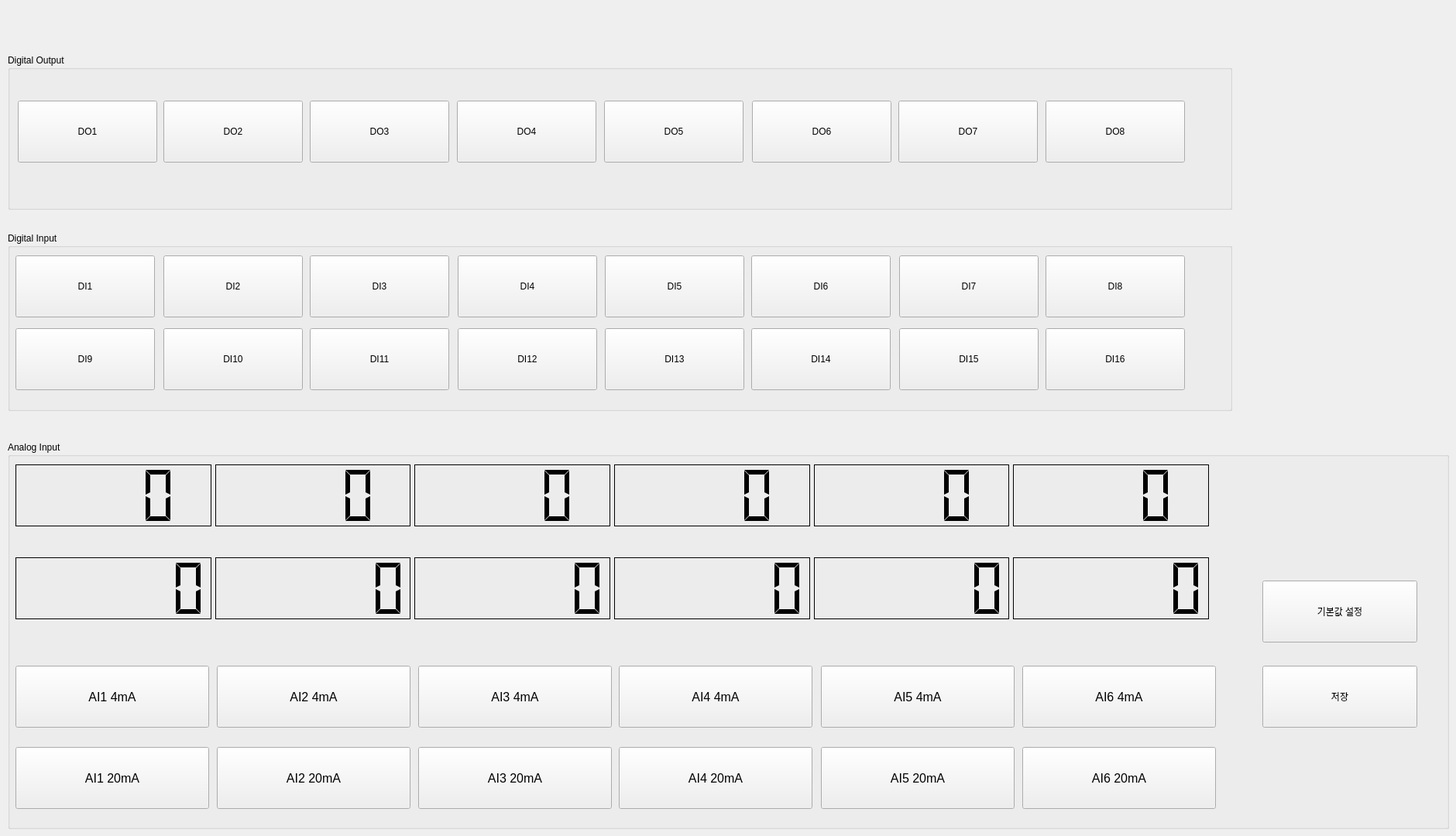
   <widget class="QWidget" name="pageIO_2">
    <widget class="QGroupBox" name="groupBoxDO">
     <property name="geometry">
      <rect>
       <x>10</x>
       <y>70</y>
       <width>1581</width>
       <height>201</height>
      </rect>
     </property>
     <property name="title">
      <string>Digital Output</string>
     </property>
     <widget class="QPushButton" name="do8">
      <property name="geometry">
       <rect>
        <x>1340</x>
        <y>60</y>
        <width>180</width>
        <height>80</height>
       </rect>
      </property>
      <property name="text">
       <string>DO8</string>
      </property>
     </widget>
     <widget class="QPushButton" name="do2">
      <property name="geometry">
       <rect>
        <x>201</x>
        <y>60</y>
        <width>180</width>
        <height>80</height>
       </rect>
      </property>
      <property name="text">
       <string>DO2</string>
      </property>
     </widget>
     <widget class="QPushButton" name="do4">
      <property name="geometry">
       <rect>
        <x>580</x>
        <y>60</y>
        <width>180</width>
        <height>80</height>
       </rect>
      </property>
      <property name="text">
       <string>DO4</string>
      </property>
     </widget>
     <widget class="QPushButton" name="do6">
      <property name="geometry">
       <rect>
        <x>961</x>
        <y>60</y>
        <width>180</width>
        <height>80</height>
       </rect>
      </property>
      <property name="text">
       <string>DO6</string>
      </property>
     </widget>
     <widget class="QPushButton" name="do7">
      <property name="geometry">
       <rect>
        <x>1150</x>
        <y>60</y>
        <width>180</width>
        <height>80</height>
       </rect>
      </property>
      <property name="text">
       <string>DO7</string>
      </property>
     </widget>
     <widget class="QPushButton" name="do1">
      <property name="geometry">
       <rect>
        <x>13</x>
        <y>60</y>
        <width>180</width>
        <height>80</height>
       </rect>
      </property>
      <property name="text">
       <string>DO1</string>
      </property>
     </widget>
     <widget class="QPushButton" name="do3">
      <property name="geometry">
       <rect>
        <x>390</x>
        <y>60</y>
        <width>180</width>
        <height>80</height>
       </rect>
      </property>
      <property name="text">
       <string>DO3</string>
      </property>
     </widget>
     <widget class="QPushButton" name="do5">
      <property name="geometry">
       <rect>
        <x>770</x>
        <y>60</y>
        <width>180</width>
        <height>80</height>
       </rect>
      </property>
      <property name="text">
       <string>DO5</string>
      </property>
     </widget>
    </widget>
    <widget class="QGroupBox" name="groupBoxDI">
     <property name="geometry">
      <rect>
       <x>10</x>
       <y>300</y>
       <width>1581</width>
       <height>231</height>
      </rect>
     </property>
     <property name="title">
      <string>Digital Input</string>
     </property>
     <widget class="QPushButton" name="di9">
      <property name="geometry">
       <rect>
        <x>10</x>
        <y>124</y>
        <width>180</width>
        <height>80</height>
       </rect>
      </property>
      <property name="text">
       <string>DI9</string>
      </property>
     </widget>
     <widget class="QPushButton" name="di10">
      <property name="geometry">
       <rect>
        <x>201</x>
        <y>124</y>
        <width>180</width>
        <height>80</height>
       </rect>
      </property>
      <property name="text">
       <string>DI10</string>
      </property>
     </widget>
     <widget class="QPushButton" name="di16">
      <property name="geometry">
       <rect>
        <x>1340</x>
        <y>124</y>
        <width>180</width>
        <height>80</height>
       </rect>
      </property>
      <property name="text">
       <string>DI16</string>
      </property>
     </widget>
     <widget class="QPushButton" name="di14">
      <property name="geometry">
       <rect>
        <x>960</x>
        <y>124</y>
        <width>180</width>
        <height>80</height>
       </rect>
      </property>
      <property name="text">
       <string>DI14</string>
      </property>
     </widget>
     <widget class="QPushButton" name="di2">
      <property name="geometry">
       <rect>
        <x>201</x>
        <y>30</y>
        <width>180</width>
        <height>80</height>
       </rect>
      </property>
      <property name="text">
       <string>DI2</string>
      </property>
     </widget>
     <widget class="QPushButton" name="di3">
      <property name="geometry">
       <rect>
        <x>390</x>
        <y>30</y>
        <width>180</width>
        <height>80</height>
       </rect>
      </property>
      <property name="text">
       <string>DI3</string>
      </property>
     </widget>
     <widget class="QPushButton" name="di5">
      <property name="geometry">
       <rect>
        <x>771</x>
        <y>30</y>
        <width>180</width>
        <height>80</height>
       </rect>
      </property>
      <property name="text">
       <string>DI5</string>
      </property>
     </widget>
     <widget class="QPushButton" name="di6">
      <property name="geometry">
       <rect>
        <x>960</x>
        <y>30</y>
        <width>180</width>
        <height>80</height>
       </rect>
      </property>
      <property name="text">
       <string>DI6</string>
      </property>
     </widget>
     <widget class="QPushButton" name="di8">
      <property name="geometry">
       <rect>
        <x>1340</x>
        <y>30</y>
        <width>180</width>
        <height>80</height>
       </rect>
      </property>
      <property name="text">
       <string>DI8</string>
      </property>
     </widget>
     <widget class="QPushButton" name="di4">
      <property name="geometry">
       <rect>
        <x>581</x>
        <y>30</y>
        <width>180</width>
        <height>80</height>
       </rect>
      </property>
      <property name="text">
       <string>DI4</string>
      </property>
     </widget>
     <widget class="QPushButton" name="di7">
      <property name="geometry">
       <rect>
        <x>1151</x>
        <y>30</y>
        <width>180</width>
        <height>80</height>
       </rect>
      </property>
      <property name="text">
       <string>DI7</string>
      </property>
     </widget>
     <widget class="QPushButton" name="di15">
      <property name="geometry">
       <rect>
        <x>1151</x>
        <y>124</y>
        <width>180</width>
        <height>80</height>
       </rect>
      </property>
      <property name="text">
       <string>DI15</string>
      </property>
     </widget>
     <widget class="QPushButton" name="di12">
      <property name="geometry">
       <rect>
        <x>581</x>
        <y>124</y>
        <width>180</width>
        <height>80</height>
       </rect>
      </property>
      <property name="text">
       <string>DI12</string>
      </property>
     </widget>
     <widget class="QPushButton" name="di1">
      <property name="geometry">
       <rect>
        <x>10</x>
        <y>30</y>
        <width>180</width>
        <height>80</height>
       </rect>
      </property>
      <property name="text">
       <string>DI1</string>
      </property>
     </widget>
     <widget class="QPushButton" name="di13">
      <property name="geometry">
       <rect>
        <x>771</x>
        <y>124</y>
        <width>180</width>
        <height>80</height>
       </rect>
      </property>
      <property name="text">
       <string>DI13</string>
      </property>
     </widget>
     <widget class="QPushButton" name="di11">
      <property name="geometry">
       <rect>
        <x>390</x>
        <y>124</y>
        <width>180</width>
        <height>80</height>
       </rect>
      </property>
      <property name="text">
       <string>DI11</string>
      </property>
     </widget>
    </widget>
    <widget class="QGroupBox" name="groupBoxAI">
     <property name="geometry">
      <rect>
       <x>10</x>
       <y>570</y>
       <width>1861</width>
       <height>501</height>
      </rect>
     </property>
     <property name="title">
      <string>Analog Input</string>
     </property>
     <widget class="QWidget" name="horizontalLayoutWidget_2">
      <property name="geometry">
       <rect>
        <x>0</x>
        <y>30</y>
        <width>1561</width>
        <height>80</height>
       </rect>
      </property>
      <layout class="QHBoxLayout" name="horizontalLayout_2">
       <property name="spacing">
        <number>5</number>
       </property>
       <property name="leftMargin">
        <number>10</number>
       </property>
       <property name="topMargin">
        <number>0</number>
       </property>
       <property name="rightMargin">
        <number>10</number>
       </property>
       <property name="bottomMargin">
        <number>0</number>
       </property>
       <item>
        <widget class="QLCDNumber" name="ai1">
         <property name="frameShape">
          <enum>QFrame::Box</enum>
         </property>
         <property name="frameShadow">
          <enum>QFrame::Plain</enum>
         </property>
         <property name="digitCount">
          <number>4</number>
         </property>
         <property name="segmentStyle">
          <enum>QLCDNumber::Flat</enum>
         </property>
        </widget>
       </item>
       <item>
        <widget class="QLCDNumber" name="ai2">
         <property name="frameShape">
          <enum>QFrame::Box</enum>
         </property>
         <property name="frameShadow">
          <enum>QFrame::Plain</enum>
         </property>
         <property name="digitCount">
          <number>4</number>
         </property>
         <property name="segmentStyle">
          <enum>QLCDNumber::Flat</enum>
         </property>
        </widget>
       </item>
       <item>
        <widget class="QLCDNumber" name="ai3">
         <property name="frameShape">
          <enum>QFrame::Box</enum>
         </property>
         <property name="frameShadow">
          <enum>QFrame::Plain</enum>
         </property>
         <property name="digitCount">
          <number>4</number>
         </property>
         <property name="segmentStyle">
          <enum>QLCDNumber::Flat</enum>
         </property>
        </widget>
       </item>
       <item>
        <widget class="QLCDNumber" name="ai4">
         <property name="frameShape">
          <enum>QFrame::Box</enum>
         </property>
         <property name="frameShadow">
          <enum>QFrame::Plain</enum>
         </property>
         <property name="digitCount">
          <number>4</number>
         </property>
         <property name="segmentStyle">
          <enum>QLCDNumber::Flat</enum>
         </property>
        </widget>
       </item>
       <item>
        <widget class="QLCDNumber" name="ai5">
         <property name="frameShape">
          <enum>QFrame::Box</enum>
         </property>
         <property name="frameShadow">
          <enum>QFrame::Plain</enum>
         </property>
         <property name="digitCount">
          <number>4</number>
         </property>
         <property name="segmentStyle">
          <enum>QLCDNumber::Flat</enum>
         </property>
        </widget>
       </item>
       <item>
        <widget class="QLCDNumber" name="ai6">
         <property name="frameShape">
          <enum>QFrame::Box</enum>
         </property>
         <property name="frameShadow">
          <enum>QFrame::Plain</enum>
         </property>
         <property name="digitCount">
          <number>4</number>
         </property>
         <property name="segmentStyle">
          <enum>QLCDNumber::Flat</enum>
         </property>
        </widget>
       </item>
      </layout>
     </widget>
     <widget class="QPushButton" name="ai1_4">
      <property name="geometry">
       <rect>
        <x>10</x>
        <y>290</y>
        <width>250</width>
        <height>80</height>
       </rect>
      </property>
      <property name="font">
       <font>
        <pointsize>12</pointsize>
       </font>
      </property>
      <property name="text">
       <string>AI1 4mA</string>
      </property>
     </widget>
     <widget class="QPushButton" name="ai6_4">
      <property name="geometry">
       <rect>
        <x>1310</x>
        <y>290</y>
        <width>250</width>
        <height>80</height>
       </rect>
      </property>
      <property name="font">
       <font>
        <pointsize>12</pointsize>
       </font>
      </property>
      <property name="text">
       <string>AI6 4mA</string>
      </property>
     </widget>
     <widget class="QPushButton" name="ai5_4">
      <property name="geometry">
       <rect>
        <x>1050</x>
        <y>290</y>
        <width>250</width>
        <height>80</height>
       </rect>
      </property>
      <property name="font">
       <font>
        <pointsize>12</pointsize>
       </font>
      </property>
      <property name="text">
       <string>AI5 4mA</string>
      </property>
     </widget>
     <widget class="QPushButton" name="ai3_4">
      <property name="geometry">
       <rect>
        <x>530</x>
        <y>290</y>
        <width>250</width>
        <height>80</height>
       </rect>
      </property>
      <property name="font">
       <font>
        <pointsize>12</pointsize>
       </font>
      </property>
      <property name="text">
       <string>AI3 4mA</string>
      </property>
     </widget>
     <widget class="QPushButton" name="ai4_4">
      <property name="geometry">
       <rect>
        <x>789</x>
        <y>290</y>
        <width>250</width>
        <height>80</height>
       </rect>
      </property>
      <property name="font">
       <font>
        <pointsize>12</pointsize>
       </font>
      </property>
      <property name="text">
       <string>AI4 4mA</string>
      </property>
     </widget>
     <widget class="QPushButton" name="ai2_4">
      <property name="geometry">
       <rect>
        <x>270</x>
        <y>290</y>
        <width>250</width>
        <height>80</height>
       </rect>
      </property>
      <property name="font">
       <font>
        <pointsize>12</pointsize>
       </font>
      </property>
      <property name="text">
       <string>AI2 4mA</string>
      </property>
     </widget>
     <widget class="QPushButton" name="ai6_20">
      <property name="geometry">
       <rect>
        <x>1310</x>
        <y>395</y>
        <width>250</width>
        <height>80</height>
       </rect>
      </property>
      <property name="font">
       <font>
        <pointsize>12</pointsize>
       </font>
      </property>
      <property name="text">
       <string>AI6 20mA</string>
      </property>
     </widget>
     <widget class="QPushButton" name="ai4_20">
      <property name="geometry">
       <rect>
        <x>789</x>
        <y>395</y>
        <width>250</width>
        <height>80</height>
       </rect>
      </property>
      <property name="font">
       <font>
        <pointsize>12</pointsize>
       </font>
      </property>
      <property name="text">
       <string>AI4 20mA</string>
      </property>
     </widget>
     <widget class="QPushButton" name="ai2_20">
      <property name="geometry">
       <rect>
        <x>270</x>
        <y>395</y>
        <width>250</width>
        <height>80</height>
       </rect>
      </property>
      <property name="font">
       <font>
        <pointsize>12</pointsize>
       </font>
      </property>
      <property name="text">
       <string>AI2 20mA</string>
      </property>
     </widget>
     <widget class="QPushButton" name="ai3_20">
      <property name="geometry">
       <rect>
        <x>530</x>
        <y>395</y>
        <width>250</width>
        <height>80</height>
       </rect>
      </property>
      <property name="font">
       <font>
        <pointsize>12</pointsize>
       </font>
      </property>
      <property name="text">
       <string>AI3 20mA</string>
      </property>
     </widget>
     <widget class="QPushButton" name="ai5_20">
      <property name="geometry">
       <rect>
        <x>1050</x>
        <y>395</y>
        <width>250</width>
        <height>80</height>
       </rect>
      </property>
      <property name="font">
       <font>
        <pointsize>12</pointsize>
       </font>
      </property>
      <property name="text">
       <string>AI5 20mA</string>
      </property>
     </widget>
     <widget class="QPushButton" name="ai1_20">
      <property name="geometry">
       <rect>
        <x>10</x>
        <y>395</y>
        <width>250</width>
        <height>80</height>
       </rect>
      </property>
      <property name="font">
       <font>
        <pointsize>12</pointsize>
       </font>
      </property>
      <property name="text">
       <string>AI1 20mA</string>
      </property>
     </widget>
     <widget class="QWidget" name="horizontalLayoutWidget_3">
      <property name="geometry">
       <rect>
        <x>0</x>
        <y>150</y>
        <width>1561</width>
        <height>80</height>
       </rect>
      </property>
      <layout class="QHBoxLayout" name="horizontalLayout_3">
       <property name="spacing">
        <number>5</number>
       </property>
       <property name="leftMargin">
        <number>10</number>
       </property>
       <property name="topMargin">
        <number>0</number>
       </property>
       <property name="rightMargin">
        <number>10</number>
       </property>
       <property name="bottomMargin">
        <number>0</number>
       </property>
       <item>
        <widget class="QLCDNumber" name="ai1_21">
         <property name="frameShape">
          <enum>QFrame::Box</enum>
         </property>
         <property name="frameShadow">
          <enum>QFrame::Plain</enum>
         </property>
         <property name="digitCount">
          <number>6</number>
         </property>
         <property name="segmentStyle">
          <enum>QLCDNumber::Flat</enum>
         </property>
        </widget>
       </item>
       <item>
        <widget class="QLCDNumber" name="ai2_21">
         <property name="frameShape">
          <enum>QFrame::Box</enum>
         </property>
         <property name="frameShadow">
          <enum>QFrame::Plain</enum>
         </property>
         <property name="digitCount">
          <number>6</number>
         </property>
         <property name="segmentStyle">
          <enum>QLCDNumber::Flat</enum>
         </property>
        </widget>
       </item>
       <item>
        <widget class="QLCDNumber" name="ai3_21">
         <property name="frameShape">
          <enum>QFrame::Box</enum>
         </property>
         <property name="frameShadow">
          <enum>QFrame::Plain</enum>
         </property>
         <property name="digitCount">
          <number>6</number>
         </property>
         <property name="segmentStyle">
          <enum>QLCDNumber::Flat</enum>
         </property>
        </widget>
       </item>
       <item>
        <widget class="QLCDNumber" name="ai4_21">
         <property name="frameShape">
          <enum>QFrame::Box</enum>
         </property>
         <property name="frameShadow">
          <enum>QFrame::Plain</enum>
         </property>
         <property name="digitCount">
          <number>6</number>
         </property>
         <property name="segmentStyle">
          <enum>QLCDNumber::Flat</enum>
         </property>
        </widget>
       </item>
       <item>
        <widget class="QLCDNumber" name="ai5_21">
         <property name="frameShape">
          <enum>QFrame::Box</enum>
         </property>
         <property name="frameShadow">
          <enum>QFrame::Plain</enum>
         </property>
         <property name="digitCount">
          <number>6</number>
         </property>
         <property name="segmentStyle">
          <enum>QLCDNumber::Flat</enum>
         </property>
        </widget>
       </item>
       <item>
        <widget class="QLCDNumber" name="ai6_21">
         <property name="frameShape">
          <enum>QFrame::Box</enum>
         </property>
         <property name="frameShadow">
          <enum>QFrame::Plain</enum>
         </property>
         <property name="digitCount">
          <number>6</number>
         </property>
         <property name="segmentStyle">
          <enum>QLCDNumber::Flat</enum>
         </property>
        </widget>
       </item>
      </layout>
     </widget>
     <widget class="QPushButton" name="tnSave">
      <property name="geometry">
       <rect>
        <x>1620</x>
        <y>290</y>
        <width>200</width>
        <height>80</height>
       </rect>
      </property>
      <property name="text">
       <string>저장</string>
      </property>
     </widget>
     <widget class="QPushButton" name="btnDefault">
      <property name="geometry">
       <rect>
        <x>1620</x>
        <y>180</y>
        <width>200</width>
        <height>80</height>
       </rect>
      </property>
      <property name="text">
       <string>기본값 설정</string>
      </property>
     </widget>
    </widget>
   </widget>
